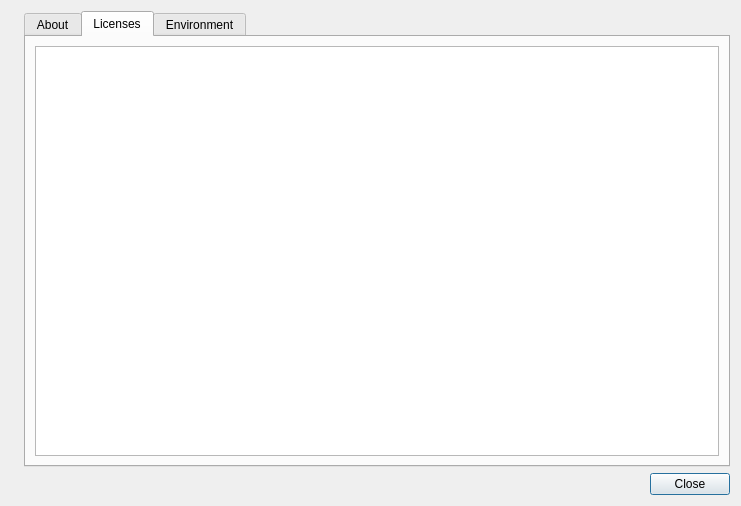
<?xml version="1.0" encoding="UTF-8"?>
<ui version="4.0">
 <class>AboutDialog</class>
 <widget class="QDialog" name="AboutDialog">
  <property name="geometry">
   <rect>
    <x>0</x>
    <y>0</y>
    <width>741</width>
    <height>506</height>
   </rect>
  </property>
  <property name="windowTitle">
   <string>About Letos and licenses</string>
  </property>
  <layout class="QGridLayout" name="gridLayout">
   <item row="0" column="1">
    <widget class="QTabWidget" name="tabWidget">
     <property name="currentIndex">
      <number>1</number>
     </property>
     <widget class="QWidget" name="about">
      <attribute name="title">
       <string>About</string>
      </attribute>
      <layout class="QVBoxLayout" name="verticalLayout_2">
       <item>
        <widget class="QLabel" name="aboutLabel">
         <property name="text">
          <string>&lt;html&gt;&lt;head/&gt;&lt;body&gt;&lt;p align=&quot;center&quot;&gt;&lt;span style=&quot; font-size:11pt; font-weight:600;&quot;&gt;Letos v%1&lt;/span&gt;&lt;/p&gt;&lt;p align=&quot;center&quot;&gt;Free, open-source, cross-platform SQLite database manager.&lt;br/&gt;&lt;a href=&quot;https://letos.org&quot;&gt;&lt;span style=&quot; text-decoration: underline; color:#0000ff;&quot;&gt;https://letos.org&lt;/span&gt;&lt;/a&gt;&lt;br/&gt;&lt;/p&gt;&lt;p align=&quot;center&quot;&gt;%2&lt;br/&gt;&lt;/p&gt;&lt;p align=&quot;center&quot;&gt;Author and active maintainer:&lt;br/&gt;Paweł Salawa&lt;br/&gt;&lt;/p&gt;&lt;/body&gt;&lt;/html&gt;</string>
         </property>
         <property name="openExternalLinks">
          <bool>true</bool>
         </property>
        </widget>
       </item>
      </layout>
     </widget>
     <widget class="QWidget" name="license">
      <attribute name="title">
       <string>Licenses</string>
      </attribute>
      <layout class="QVBoxLayout" name="verticalLayout_3">
       <item>
        <widget class="QTextBrowser" name="licenseEdit">
         <property name="readOnly">
          <bool>true</bool>
         </property>
        </widget>
       </item>
      </layout>
     </widget>
     <widget class="QWidget" name="env">
      <attribute name="title">
       <string>Environment</string>
      </attribute>
      <layout class="QGridLayout" name="gridLayout_4">
       <item row="1" column="2">
        <widget class="QLineEdit" name="cfgDirEdit">
         <property name="readOnly">
          <bool>true</bool>
         </property>
        </widget>
       </item>
       <item row="7" column="2">
        <widget class="QLabel" name="sqlite3Edit">
         <property name="text">
          <string/>
         </property>
        </widget>
       </item>
       <item row="1" column="0">
        <widget class="QLabel" name="cfgDirLabel">
         <property name="text">
          <string>Configuration directory</string>
         </property>
         <property name="alignment">
          <set>Qt::AlignmentFlag::AlignRight|Qt::AlignmentFlag::AlignTrailing|Qt::AlignmentFlag::AlignVCenter</set>
         </property>
        </widget>
       </item>
       <item row="6" column="0">
        <widget class="QLabel" name="qtVerLabel">
         <property name="text">
          <string>Qt version:</string>
         </property>
         <property name="alignment">
          <set>Qt::AlignmentFlag::AlignRight|Qt::AlignmentFlag::AlignTrailing|Qt::AlignmentFlag::AlignVCenter</set>
         </property>
        </widget>
       </item>
       <item row="3" column="2">
        <widget class="QPlainTextEdit" name="iconDirList">
         <property name="readOnly">
          <bool>true</bool>
         </property>
        </widget>
       </item>
       <item row="3" column="0">
        <widget class="QLabel" name="iconDirLabel">
         <property name="text">
          <string>Icon directories</string>
         </property>
         <property name="alignment">
          <set>Qt::AlignmentFlag::AlignRight|Qt::AlignmentFlag::AlignTrailing|Qt::AlignmentFlag::AlignVCenter</set>
         </property>
        </widget>
       </item>
       <item row="4" column="2">
        <widget class="QPlainTextEdit" name="formDirList">
         <property name="readOnly">
          <bool>true</bool>
         </property>
        </widget>
       </item>
       <item row="2" column="2">
        <widget class="QPlainTextEdit" name="pluginDirList">
         <property name="readOnly">
          <bool>true</bool>
         </property>
        </widget>
       </item>
       <item row="0" column="2">
        <widget class="QLineEdit" name="appDirEdit">
         <property name="readOnly">
          <bool>true</bool>
         </property>
        </widget>
       </item>
       <item row="6" column="2">
        <widget class="QLabel" name="qtVerEdit">
         <property name="text">
          <string/>
         </property>
        </widget>
       </item>
       <item row="2" column="0">
        <widget class="QLabel" name="pluginDirLabel">
         <property name="text">
          <string>Plugin directories</string>
         </property>
         <property name="alignment">
          <set>Qt::AlignmentFlag::AlignRight|Qt::AlignmentFlag::AlignTrailing|Qt::AlignmentFlag::AlignVCenter</set>
         </property>
        </widget>
       </item>
       <item row="0" column="0">
        <widget class="QLabel" name="appDirLabel">
         <property name="text">
          <string>Application directory</string>
         </property>
         <property name="alignment">
          <set>Qt::AlignmentFlag::AlignRight|Qt::AlignmentFlag::AlignTrailing|Qt::AlignmentFlag::AlignVCenter</set>
         </property>
        </widget>
       </item>
       <item row="7" column="0">
        <widget class="QLabel" name="sqlite3Label">
         <property name="text">
          <string>SQLite 3 version:</string>
         </property>
         <property name="alignment">
          <set>Qt::AlignmentFlag::AlignRight|Qt::AlignmentFlag::AlignTrailing|Qt::AlignmentFlag::AlignVCenter</set>
         </property>
        </widget>
       </item>
       <item row="4" column="0">
        <widget class="QLabel" name="formDirLabel">
         <property name="text">
          <string>Form directories</string>
         </property>
         <property name="alignment">
          <set>Qt::AlignmentFlag::AlignRight|Qt::AlignmentFlag::AlignTrailing|Qt::AlignmentFlag::AlignVCenter</set>
         </property>
        </widget>
       </item>
       <item row="5" column="2">
        <widget class="QPlainTextEdit" name="extensionDirList">
         <property name="readOnly">
          <bool>true</bool>
         </property>
        </widget>
       </item>
       <item row="5" column="0">
        <widget class="QLabel" name="extensionDirLabel">
         <property name="text">
          <string>SQLite extension directories</string>
         </property>
         <property name="alignment">
          <set>Qt::AlignmentFlag::AlignRight|Qt::AlignmentFlag::AlignTrailing|Qt::AlignmentFlag::AlignVCenter</set>
         </property>
        </widget>
       </item>
      </layout>
     </widget>
    </widget>
   </item>
   <item row="0" column="0">
    <widget class="QLabel" name="leftIcon">
     <property name="text">
      <string/>
     </property>
    </widget>
   </item>
   <item row="1" column="0" colspan="2">
    <widget class="QDialogButtonBox" name="buttonBox">
     <property name="orientation">
      <enum>Qt::Orientation::Horizontal</enum>
     </property>
     <property name="standardButtons">
      <set>QDialogButtonBox::StandardButton::Close</set>
     </property>
    </widget>
   </item>
  </layout>
 </widget>
 <resources/>
 <connections>
  <connection>
   <sender>buttonBox</sender>
   <signal>accepted()</signal>
   <receiver>AboutDialog</receiver>
   <slot>accept()</slot>
   <hints>
    <hint type="sourcelabel">
     <x>248</x>
     <y>254</y>
    </hint>
    <hint type="destinationlabel">
     <x>157</x>
     <y>274</y>
    </hint>
   </hints>
  </connection>
  <connection>
   <sender>buttonBox</sender>
   <signal>rejected()</signal>
   <receiver>AboutDialog</receiver>
   <slot>reject()</slot>
   <hints>
    <hint type="sourcelabel">
     <x>316</x>
     <y>260</y>
    </hint>
    <hint type="destinationlabel">
     <x>286</x>
     <y>274</y>
    </hint>
   </hints>
  </connection>
 </connections>
</ui>
